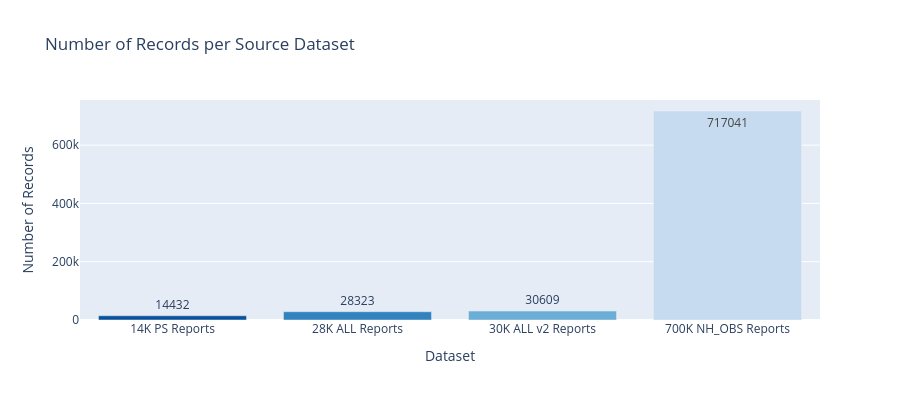

Here is the notebook cell this chart was saved with:
### Code cell
# =============================================================================
# Number of Records per Original Dataset
# =============================================================================

import plotly.graph_objects as go
import plotly.express as px

dataset_counts = {
    '14K PS Reports': RW_ACTUALS_PS_14.shape[0],
    '28K ALL Reports': RW_ACTUALS_ALL_28.shape[0],
    '30K ALL v2 Reports': RW_ACTUALS_ALL_30.shape[0],
    '700K NH_OBS Reports': RW_ACTUALS_NH_OBS_700.shape[0]
}

fig = go.Figure(data=[go.Bar(
    x=list(dataset_counts.keys()),
    y=list(dataset_counts.values()),
    text=list(dataset_counts.values()),
    textposition='auto',
    marker=dict(color=['#08519c', '#3182bd', '#6baed6', '#c6dbef'])
)])

fig.update_layout(
    title='Number of Records per Source Dataset',
    xaxis_title='Dataset',
    yaxis_title='Number of Records',
    height=400,
    showlegend=False,
    hovermode='x unified'
)

fig.show()

### Figure 1 — Plotly figure (JSON) as saved in the notebook; plotly's stock layout.template omitted (floating-point values rounded to 4 significant figures)
{"data": [{"marker": {"color": ["#08519c", "#3182bd", "#6baed6", "#c6dbef"]}, "text": ["14432", "28323", "30609", "717041"], "textposition": "auto", "type": "bar", "x": ["14K PS Reports", "28K ALL Reports", "30K ALL v2 Reports", "700K NH_OBS Reports"], "y": [14432, 28323, 30609, 717041]}], "layout": {"height": 400, "hovermode": "x unified", "showlegend": false, "title": {"text": "Number of Records per Source Dataset"}, "xaxis": {"title": {"text": "Dataset"}}, "yaxis": {"title": {"text": "Number of Records"}}}}
